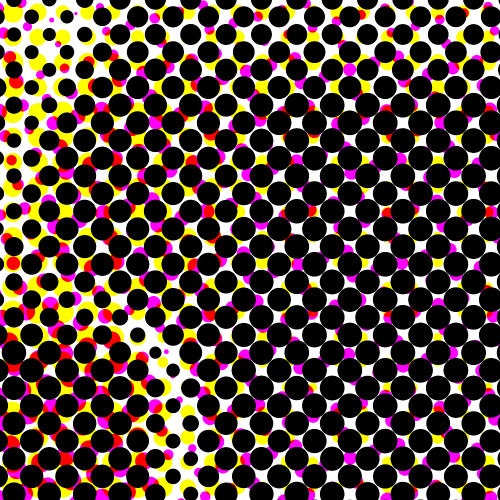
#> input picture inputs/chunk_center.png, 1000 x 1000 px (shown at 1/2 size)
$ python -i target_guided.py   (imports and definitions only)
#> lines starting #> are read from the running program, lines starting #| are printed output that depends on the picture; after the words box and inside, x2 and y2 are one past the last pixel; in counts of white or black regions, pixels touching at a corner belong together
### src/dotmatrix/circle_detector.py
"""Circle detection using Hough Circle Transform."""

from dataclasses import dataclass
from typing import List, Optional
import numpy as np
import cv2


# Sensitivity presets for HoughCircles parameters
SENSITIVITY_PRESETS = {
    "strict": {
        "param1": 100,  # Higher threshold = stricter edge detection
        "param2": 40,   # Higher threshold = fewer false positives
    },
    "normal": {
        "param1": 50,   # Balanced threshold
        "param2": 30,   # Balanced accumulator threshold
    },
    "relaxed": {
        "param1": 30,   # Lower threshold = more permissive
        "param2": 20,   # Lower threshold = more detections
    },
}


@dataclass
class Circle:
    """Represents a detected circle.

    Attributes:
        center_x: X coordinate of circle center
        center_y: Y coordinate of circle center
        radius: Circle radius in pixels
        confidence: Detection confidence score (0-100%)
    """
    center_x: float
    center_y: float
    radius: float
    confidence: float = 100.0

    def __repr__(self) -> str:
        return f"Circle(center=({self.center_x:.1f}, {self.center_y:.1f}), radius={self.radius:.1f}, confidence={self.confidence:.1f})"


def detect_circles(
    image: np.ndarray,
    min_radius: int = 1,
    max_radius: int = 500,
    sensitivity: Optional[str] = None,
    min_distance: int = 20
) -> List[Circle]:
    """Detect circles in an image using Hough Circle Transform.

    Uses OpenCV's HoughCircles with the HOUGH_GRADIENT method. The algorithm:
    1. Converts image to grayscale
    2. Applies Gaussian blur to reduce noise
    3. Uses Canny edge detection internally
    4. Performs Hough voting to find circles

    Args:
        image: Input image as BGR numpy array (height, width, 3)
        min_radius: Minimum circle radius in pixels (default: 10)
        max_radius: Maximum circle radius in pixels (default: 500)
        sensitivity: Detection sensitivity preset: "strict", "normal", or "relaxed"
                    (default: "normal"). Strict detects fewer circles with high
                    confidence, relaxed detects more circles with lower thresholds.
        min_distance: Minimum distance between circle centers in pixels (default: 20).
                     Larger values prevent overlapping detections.

    Returns:
        List of detected Circle objects, sorted by descending radius

    Raises:
        ValueError: If image is invalid (empty or wrong dimensions) or
                   sensitivity preset is invalid

    Example:
        >>> image = load_image("photo.png")
        >>> circles = detect_circles(image, min_radius=20, max_radius=200)
        >>> # Use strict sensitivity for high-quality images
        >>> circles = detect_circles(image, sensitivity="strict")
        >>> # Use relaxed sensitivity for noisy images
        >>> circles = detect_circles(image, sensitivity="relaxed")
        >>> # Prevent overlapping detections with larger min_distance
        >>> circles = detect_circles(image, min_distance=50)
    """
    # Validate input
    if image.size == 0:
        raise ValueError("Image is empty")

    if len(image.shape) != 3 or image.shape[2] != 3:
        raise ValueError(
            f"Image must be a 3-channel BGR image, got shape {image.shape}"
        )

    # Default to normal sensitivity
    if sensitivity is None:
        sensitivity = "normal"

    # Validate sensitivity preset
    if sensitivity not in SENSITIVITY_PRESETS:
        valid_options = ", ".join(SENSITIVITY_PRESETS.keys())
        raise ValueError(
            f"Invalid sensitivity: '{sensitivity}'. "
            f"Must be one of: {valid_options}"
        )

    # Get parameters for sensitivity preset
    params = SENSITIVITY_PRESETS[sensitivity]

    # Convert to grayscale
    gray = cv2.cvtColor(image, cv2.COLOR_BGR2GRAY)

    # Apply Gaussian blur to reduce noise and improve circle detection
    blurred = cv2.GaussianBlur(gray, (9, 9), 2)

    # Detect circles using Hough Circle Transform
    # Parameters configured by sensitivity preset and user-provided filters
    detected = cv2.HoughCircles(
        blurred,
        cv2.HOUGH_GRADIENT,
        dp=1,  # Inverse ratio of accumulator resolution
        minDist=min_distance,  # Minimum distance between circle centers (configurable)
        param1=params["param1"],  # Upper threshold for Canny edge detector
        param2=params["param2"],  # Accumulator threshold for circle centers
        minRadius=min_radius,  # Minimum circle radius (configurable)
        maxRadius=max_radius  # Maximum circle radius (configurable)
    )

    # Convert to list of Circle objects with confidence scores
    circles = []

    if detected is not None:
        # detected shape is (1, N, 3) where each row is [x, y, radius]
        detected = np.round(detected[0, :]).astype(int)

        # HoughCircles returns circles sorted by accumulator value (best first)
        # Calculate confidence based on detection order as proxy for quality
        num_circles = len(detected)

        for idx, (x, y, r) in enumerate(detected):
            # Confidence formula: quadratic falloff from 100% to lower values
            # First circle = 100%, subsequent circles decrease
            if num_circles == 1:
                confidence = 100.0
            else:
                # Normalize index to 0-1 range
                normalized_idx = idx / (num_circles - 1)
                # Quadratic falloff: confidence = 100 * (1 - normalized_idx)^2
                confidence = 100.0 * (1 - normalized_idx) ** 2

            circles.append(Circle(
                center_x=float(x),
                center_y=float(y),
                radius=float(r),
                confidence=round(confidence, 1)
            ))

        # Sort by descending radius (larger circles first), preserving confidence
        circles.sort(key=lambda c: c.radius, reverse=True)

    return circles

### src/dotmatrix/logger.py
"""
Logging configuration and utilities for dotmatrix.

Provides centralized logging setup with file rotation, console output,
JSON formatting for structured logs, and performance metric capture.

Usage:
    # In main application
    from dotmatrix.logger import setup_logging
    setup_logging(log_file="log/dotmatrix.log", verbose=True)

    # In modules
    from dotmatrix.logger import get_logger
    logger = get_logger(__name__)
    logger.info("Processing image...")

    # Performance logging
    from dotmatrix.logger import log_performance
    with log_performance("circle_detection"):
        detect_circles(image)
"""

import json
import logging
import logging.handlers
import sys
import time
from contextlib import contextmanager
from functools import wraps
from pathlib import Path
from typing import Optional


# Global logger instance
_logger: Optional[logging.Logger] = None


class JSONFormatter(logging.Formatter):
    """
    JSON formatter for structured logging.

    Outputs log records as JSON with timestamp, level, message, and any extra fields.
    """

    # [97 lines left out: functions format, setup_logging, not called in this run]


def get_logger(name: Optional[str] = None) -> logging.Logger:
    """
    Get logger instance.

    Args:
        name: Logger name. If None, returns root dotmatrix logger.
              If provided, returns child logger (e.g., "dotmatrix.circle_detector").

    Returns:
        Logger instance.

    Example:
        >>> logger = get_logger(__name__)
        >>> logger.info("Processing started")
    """
    if name is None:
        return logging.getLogger("dotmatrix")
    elif name.startswith("dotmatrix."):
        return logging.getLogger(name)
    else:
        return logging.getLogger(f"dotmatrix.{name}")


# [62 lines left out: functions log_performance, performance_timer, not called in this run]

### src/dotmatrix/target_guided.py
"""Target-Guided Dot Optimization for Halftone Style Transfer.

This module implements algorithms for guiding flower/planetary dots toward
positions and sizes extracted from a REFERENCE halftone image, enabling
style transfer between halftone images.

**IMPORTANT: This is for STYLE TRANSFER, not color-coverage optimization.**

Use case: Make one image's halftone pattern look like another image's pattern.
- Input: Your source image rendered as halftone
- Target: A reference halftone whose dot pattern you want to mimic
- Result: Source colors rendered with target-like dot arrangement

This does NOT improve color accuracy of the source image. For that, use
standard drift (--drift) which adjusts petal sizes to match source colors.

Algorithm: Per-Cluster Local Gradient with Target Assignment
1. Detect target circles per color channel from reference PNG
2. Build K-D tree for efficient nearest-neighbor lookup
3. For each source cluster, find nearest target cluster per color
4. Compute gradient toward matched target position/size
5. Apply gradient step with CMYK balance constraint (integrated with drift)
6. Repeat until convergence or max iterations

Configurable via --target-weight flag:
- target_weight=0.0: Ignore reference pattern (pure CMYK drift)
- target_weight=1.0: Prioritize pattern matching
- target_weight=0.5: Balanced (default)
"""

import math
from dataclasses import dataclass
from typing import Dict, List, Tuple, Optional, Any
from pathlib import Path

import cv2
import numpy as np

try:
    from scipy.spatial import KDTree
    HAS_SCIPY = True
except ImportError:
    HAS_SCIPY = False

from dotmatrix.circle_detector import detect_circles, Circle
from dotmatrix.logger import get_logger

logger = get_logger(__name__)


@dataclass
class TargetCircle:
    """A circle detected from the target reference image."""
    x: float
    y: float
    radius: float
    color: str  # 'cyan', 'magenta', 'yellow', 'black'


@dataclass
class TargetGuidedConfig:
    """Configuration for target-guided optimization."""
    target_image_path: Path
    target_weight: float = 0.5  # Balance: 0=pure drift, 1=pure target
    position_weight: float = 0.5
    radius_weight: float = 0.3
    mass_weight: float = 0.2
    max_iterations: int = 50
    step_size: float = 0.1  # Gradient step size
    convergence_threshold: float = 0.01
    sensitivity: str = "relaxed"  # For circle detection


class TargetCircleIndex:
    """Spatial index for efficient target circle lookup.

    Uses K-D tree for O(log n) nearest-neighbor queries.
    Falls back to brute force O(n) if scipy not available.
    """

    def __init__(self, circles: List[TargetCircle]):
        """Build spatial index from target circles.

        Args:
            circles: List of detected target circles
        """
        self.circles = circles
        self._by_color: Dict[str, List[TargetCircle]] = {
            'cyan': [], 'magenta': [], 'yellow': [], 'black': []
        }
        self._kdtrees: Dict[str, Optional[Any]] = {}

        # Group by color
        for circle in circles:
            self._by_color[circle.color].append(circle)

        # Build K-D trees per color
        if HAS_SCIPY:
            for color, color_circles in self._by_color.items():
                if color_circles:
                    points = np.array([[c.x, c.y] for c in color_circles])
                    self._kdtrees[color] = KDTree(points)  # type: ignore
                else:
                    self._kdtrees[color] = None

    # [36 lines left out: function find_nearest, not called in this run]


def parse_target_image(
    image_path: Path,
    sensitivity: str = "relaxed",
    min_radius: int = 1,
    max_radius: int = 100,
) -> TargetCircleIndex:
    """Parse target halftone PNG and detect circles per color channel.

    Processes the target image in CMYK channels to detect circles
    for each color separately.

    Args:
        image_path: Path to target PNG image
        sensitivity: Detection sensitivity (strict/normal/relaxed)
        min_radius: Minimum circle radius to detect
        max_radius: Maximum circle radius to detect

    Returns:
        TargetCircleIndex for efficient nearest-neighbor queries
    """
#> called with image_path = '../../inputs/chunk_center.png', sensitivity = 'relaxed', min_radius = 1, max_radius = 100
    logger.info(f"Parsing target image: {image_path}")

    # Load image
    image = cv2.imread(str(image_path), cv2.IMREAD_COLOR)
#> image is the input picture: shape (1000, 1000, 3); mean B, G, R 59.6, 67.8, 89.9
    if image is None:
        raise ValueError(f"Could not load target image: {image_path}")

    # Convert BGR to CMYK-like channels
    # For halftone detection, we look for dark regions in each channel
    b, g, r = cv2.split(image)
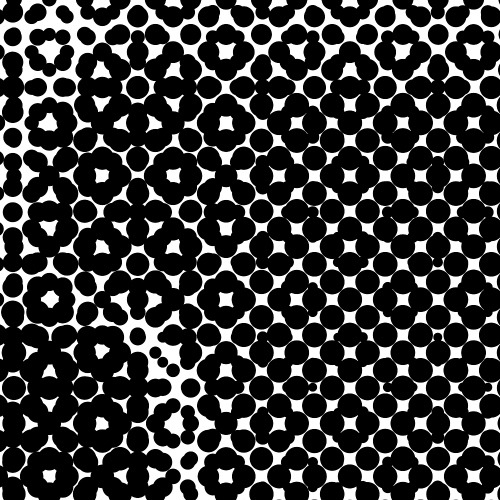
#> b: shape (1000, 1000) (shown at 1/2 size); min 0, max 255, mean 59.6
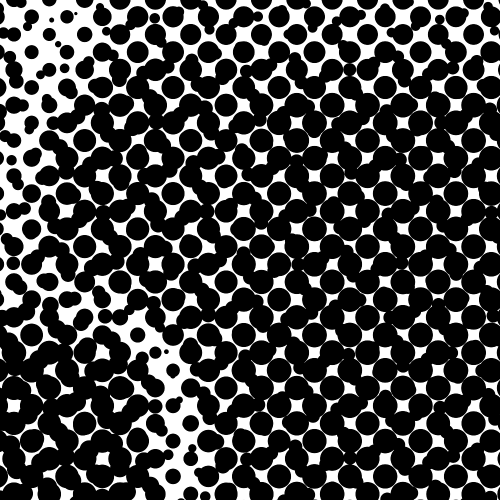
#> g: shape (1000, 1000) (shown at 1/2 size); min 0, max 255, mean 67.8
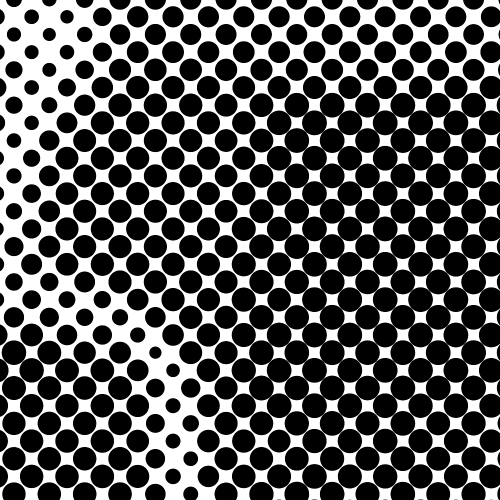
#> r: shape (1000, 1000) (shown at 1/2 size); min 0, max 255, mean 89.9

    # CMYK extraction from RGB:
    # C (cyan) = 255 - R (high in areas with cyan ink)
    # M (magenta) = 255 - G
    # Y (yellow) = 255 - B
    # K (black) = min(C, M, Y) - but for halftone, look for dark areas

    cyan_channel = 255 - r
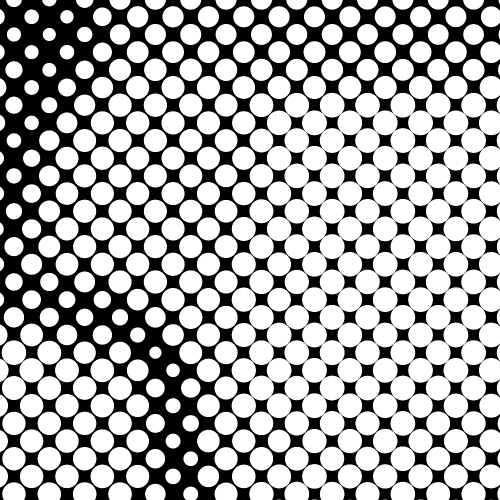
#> cyan_channel: shape (1000, 1000) (shown at 1/2 size); min 0, max 255, mean 165.1
    magenta_channel = 255 - g
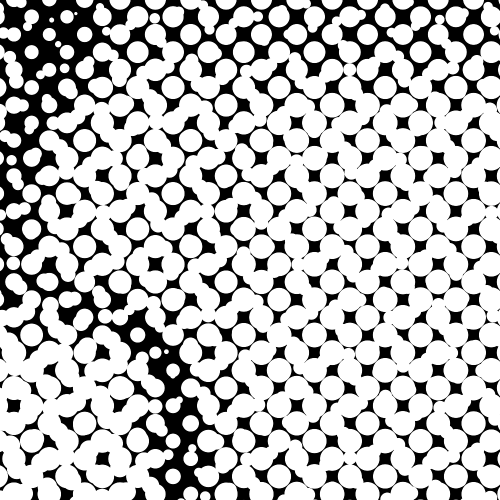
#> magenta_channel: shape (1000, 1000) (shown at 1/2 size); min 0, max 255, mean 187.2
    yellow_channel = 255 - b
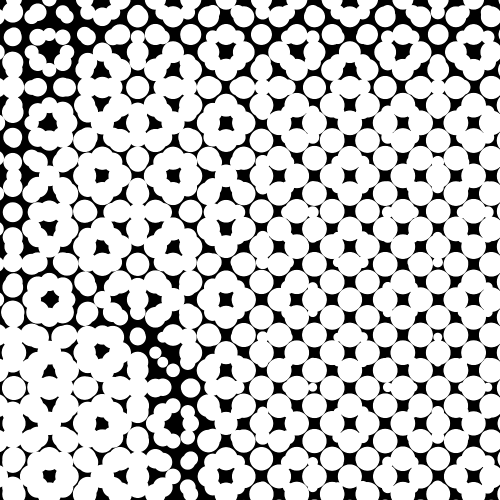
#> yellow_channel: shape (1000, 1000) (shown at 1/2 size); min 0, max 255, mean 195.4

    # Black is where all channels are low (dark areas)
    black_channel = np.minimum(np.minimum(255-r, 255-g), 255-b)

    all_circles: List[TargetCircle] = []

    # Detect circles in each channel
    channel_map = {
        'cyan': cyan_channel,
        'magenta': magenta_channel,
        'yellow': yellow_channel,
        'black': black_channel,
    }

    for color, channel in channel_map.items():
        # Threshold to find ink regions
        _, binary = cv2.threshold(channel, 128, 255, cv2.THRESH_BINARY)

        # Create BGR image for detection
        channel_bgr = cv2.cvtColor(binary, cv2.COLOR_GRAY2BGR)

        # Detect circles
        circles = detect_circles(
            channel_bgr,
            min_radius=min_radius,
            max_radius=max_radius,
            sensitivity=sensitivity,
            min_distance=int(min_radius * 2)
        )

        for circle in circles:
            all_circles.append(TargetCircle(
                x=circle.center_x,
                y=circle.center_y,
                radius=circle.radius,
                color=color
            ))

        logger.info(f"  {color}: detected {len(circles)} circles")
#> this loop made 4 passes
#> (color, num_circles in detect_circles) on passes 1 to 4: ('cyan', 7325), ('magenta', 5981), ('yellow', 6943), ('black', 7326)
#> pass 1, in detect_circles, `blurred = cv2.GaussianBlur(gray, (9, 9), 2)`:
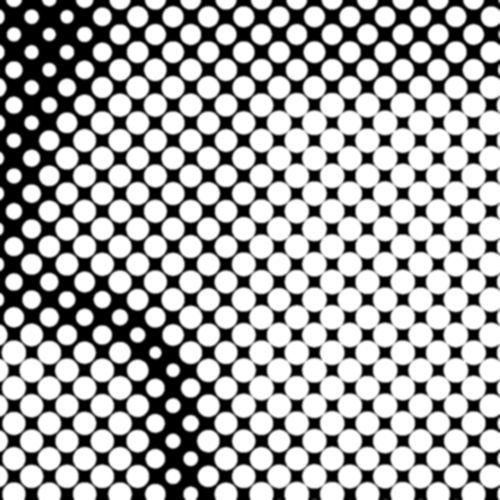
#> blurred: shape (1000, 1000) (shown at 1/2 size); min 0, max 255, mean 165
#> after the loop: binary: shape (1000, 1000); 64.7% white; 1 black region, box (x1, y1, x2, y2) and area: (0, 0, 1000, 1000) 352812
#> after the loop, all_circles = 27575 items

    logger.info(f"Total target circles: {len(all_circles)}")
    return TargetCircleIndex(all_circles)


# [225 lines left out: functions compute_target_gradient, _compute_match_score, apply_target_guided_optimization, not called in this run]


# Proof of concept test
# [22 lines not run here, left out]

>>> result = parse_target_image('../../inputs/chunk_center.png')
